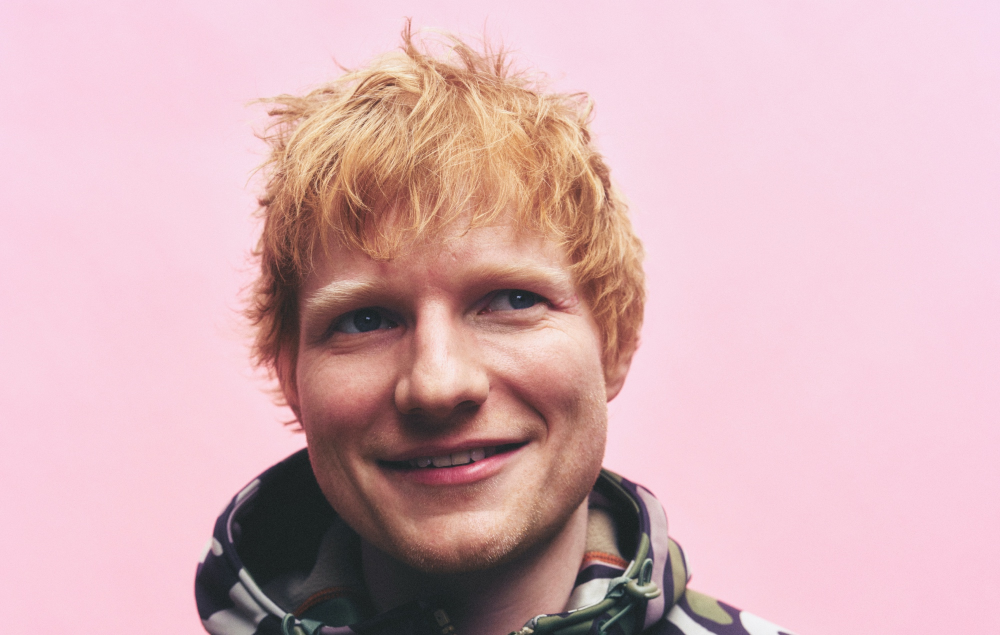
#> input picture project/training_images/Ed_Sheeran/DE6.jpg, 2000 x 1270 px (shown at 1/2 size); its folder holds only this picture in this run
$ python face_recognizer.py
#> lines starting #> are read from the running program, lines starting #| are printed output that depends on the picture
import cv2 as cv
import numpy as np
import os

face_cascade= cv.CascadeClassifier(cv.data.haarcascades + 'haarcascade_frontalface_default.xml')

recognizer= cv.face.LBPHFaceRecognizer_create()

dataset_path='training_images'

faces=[]
labels=[]

lables_to_name={}
current_label=0

for person_name in os.listdir(dataset_path):
     person_folder =os.path.join(dataset_path,person_name)

     lables_to_name[current_label]=person_name

     for image_name in os.listdir(person_folder):
        image_path=os.path.join(person_folder,image_name)

        image= cv.imread(image_path, cv.IMREAD_GRAYSCALE)
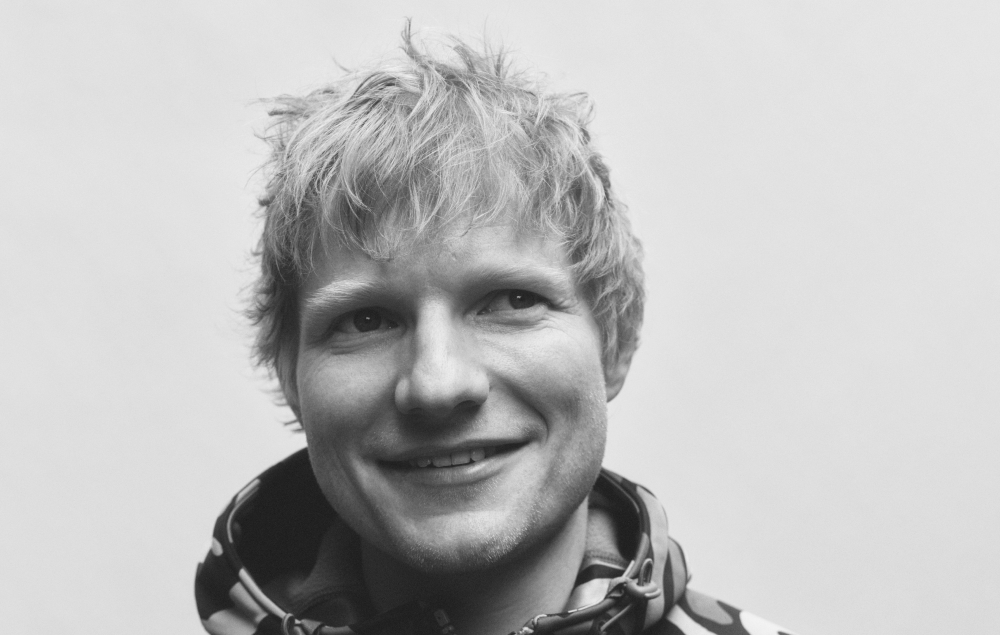
#> image: shape (1270, 2000) (shown at 1/2 size); min 21, max 245, mean 189.9

        face_rect= face_cascade.detectMultiScale(image,scaleFactor=1.1,minNeighbors=5)
#> face_rect = [[480, 323, 781, 781]]

        for (x,y,w,h) in face_rect:
            face_roi= image[y:y+h,x:x+w]
            face_resize= cv.resize(face_roi,(200,200))

            faces.append(face_resize)
            labels.append(current_label)
#> this loop made 1 pass
#> pass 1, `face_roi= image[y:y+h,x:x+w]`:
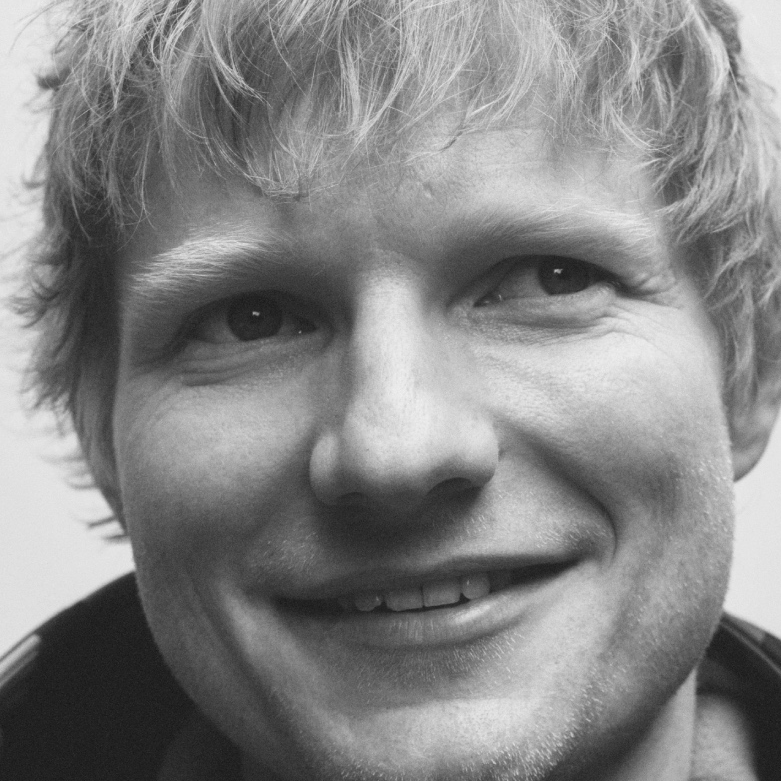
#> face_roi: shape (781, 781); min 21, max 241, mean 133.4
#> after the loop, faces = 1 item; labels = [0]

     current_label+=1
#> pass 2 of the loop `for person_name in os.listdir(dataset_path):`:
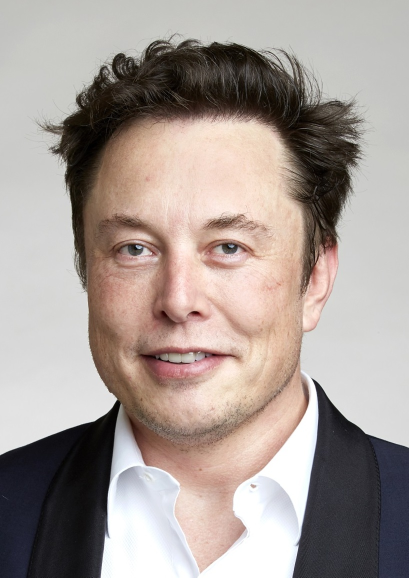
#> input picture project/training_images/Elon_Musk/EM1.jpg, 817 x 1155 px (shown at 1/2 size)
#> `image= cv.imread(image_path, cv.IMREAD_GRAYSCALE)`:
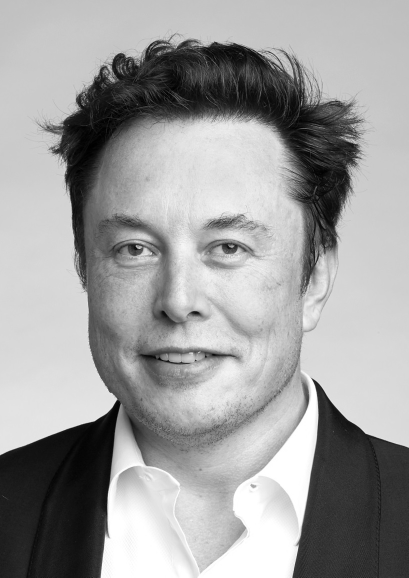
#> image: shape (1155, 817) (shown at 1/2 size); min 0, max 255, mean 158.2
#> face_rect = [[107, 282, 534, 534]]
#> the loop `for (x,y,w,h) in face_rect:` made 1 pass
#> pass 1, `face_roi= image[y:y+h,x:x+w]`:
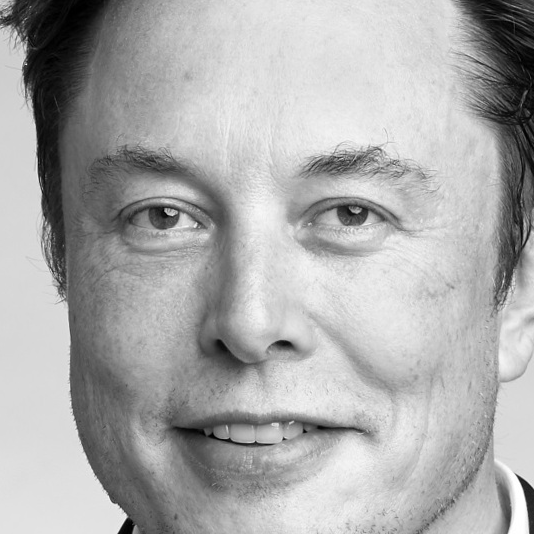
#> face_roi: shape (534, 534); min 0, max 255, mean 170.9
#> after the loop `for (x,y,w,h) in face_rect:`: faces = 2 items; labels = [0, 1]


faces = np.array(faces)
labels = np.array(labels)

recognizer.train(faces,labels)
print("Training completed...")

test_img=cv.imread(r'training_images\Elon_Musk\EM11.jpg')
#> (the run stopped early here; a loop or call above may not have finished)
